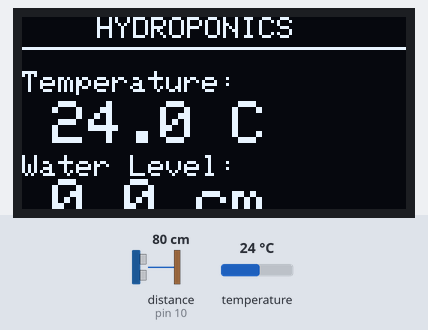
Bench run of a sketch on a simulated Arduino Uno, built with avr-gcc and run on an emulated ATmega328P. Shown: 128×64 one-colour display. Wiring (inferred from the names in the program): ultrasonic range finder: trigger pin 9; echo pin 10. Inputs (shaded band) come from the test bench; at power-on: distance to the obstacle (sensor on pin 10) 80 cm, temperature 24 °C. The echo pulse lasts 58.3 µs per cm; what the sketch prints to the serial monitor is not drawn.

Above: at 3.4 s.
3.5 s: distance to the obstacle (sensor on pin 10) set to 2 cm
At 5.3 s:
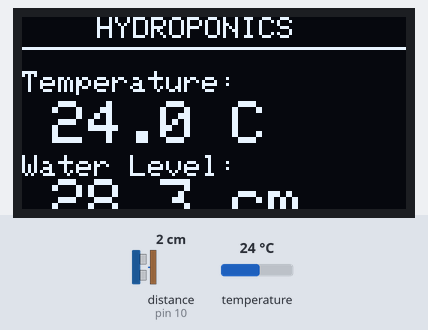
6.1 s: temperature set to 12 °C
At 7.8 s:
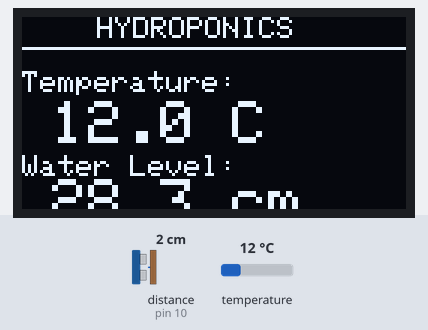
8.6 s: distance to the obstacle (sensor on pin 10) set to 4 cm
At 10.4 s:
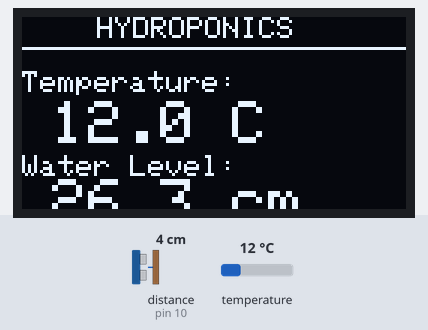
11.5 s: temperature set to 19 °C
At 12.9 s:
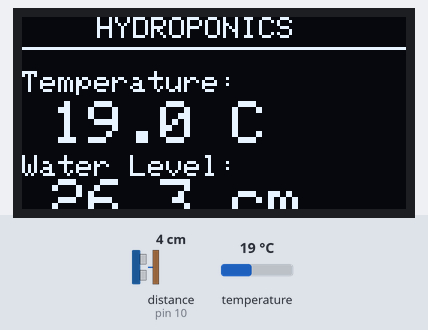
14.0 s: distance to the obstacle (sensor on pin 10) set to 9 cm
At 16.6 s:
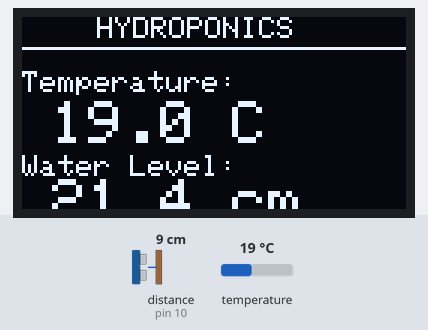
16.9 s: temperature set to 28 °C
At 18.0 s:
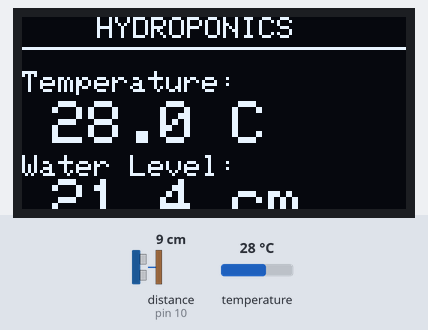
Timing chart, 0 to 19.9 s (numbered marks = the images above; inputs shaded):
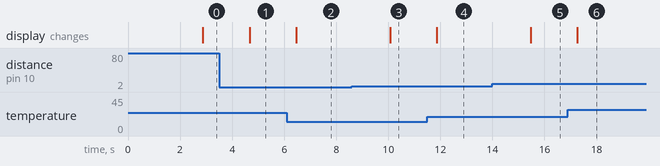

Measured:
- after the input at 3.5 s, the display: changes after 1.2 s (image 1)
- after the input at 6.1 s, the display: changes after 0.37 s (image 2)
- after the input at 8.6 s, the display: changes after 1.5 s (image 3)
- after the input at 11.5 s, the display: changes after 0.37 s (image 4)
- after the input at 14.0 s, the display: changes after 1.5 s (image 5)
- after the input at 16.9 s, the display: changes after 0.36 s (image 6)

The sketch:

Hydroponics_Sensors.ino
```cpp
/*
 * Hydroponics Monitoring System
 * Sensors: DS18B20 Temperature + HC-SR04 Ultrasonic
 * Display: 0.96" OLED (128x64)
 *
 * Required Libraries:
 * - OneWire by Paul Stoffregen
 * - DallasTemperature by Miles Burton
 * - Adafruit SSD1306
 * - Adafruit GFX Library
 */

#include <OneWire.h>
#include <DallasTemperature.h>
#include <Wire.h>
#include <Adafruit_GFX.h>
#include <Adafruit_SSD1306.h>

// Pin Definitions
#define ONE_WIRE_BUS 2      // DS18B20 Data pin
#define TRIG_PIN 9          // HC-SR04 Trigger pin
#define ECHO_PIN 10         // HC-SR04 Echo pin

// OLED Display settings
#define SCREEN_WIDTH 128
#define SCREEN_HEIGHT 64
#define OLED_RESET -1
Adafruit_SSD1306 display(SCREEN_WIDTH, SCREEN_HEIGHT, &Wire, OLED_RESET);

// Temperature sensor setup
OneWire oneWire(ONE_WIRE_BUS);
DallasTemperature sensors(&oneWire);

// Variables
float temperature = 0.0;
float waterLevel = 0.0;
const float TANK_HEIGHT = 30.0;  // Total tank height in cm (adjust to your tank)

void setup() {
  Serial.begin(9600);

  // Initialize DS18B20
  sensors.begin();

  // Initialize HC-SR04
  pinMode(TRIG_PIN, OUTPUT);
  pinMode(ECHO_PIN, INPUT);

  // Initialize OLED
  if(!display.begin(SSD1306_SWITCHCAPVCC, 0x3C)) {
    Serial.println(F("SSD1306 allocation failed"));
    for(;;);
  }

  display.clearDisplay();
  display.setTextColor(SSD1306_WHITE);

  // Display startup message
  display.setTextSize(1);
  display.setCursor(10, 25);
  display.println(F("Hydroponics"));
  display.setCursor(20, 35);
  display.println(F("Monitor v1.0"));
  display.display();
  delay(2000);
}

void loop() {
  // Read temperature
  sensors.requestTemperatures();
  temperature = sensors.getTempCByIndex(0);

  // Read water level
  waterLevel = getWaterLevel();

  // Display on OLED
  updateDisplay();

  // Print to Serial Monitor for debugging
  Serial.print("Temperature: ");
  Serial.print(temperature);
  Serial.print(" C | Water Level: ");
  Serial.print(waterLevel);
  Serial.println(" cm");

  delay(1000);  // Update every second
}

float getWaterLevel() {
  long duration;
  float distance;

  // Clear trigger
  digitalWrite(TRIG_PIN, LOW);
  delayMicroseconds(2);

  // Send pulse
  digitalWrite(TRIG_PIN, HIGH);
  delayMicroseconds(10);
  digitalWrite(TRIG_PIN, LOW);

  // Read echo
  duration = pulseIn(ECHO_PIN, HIGH);

  // Calculate distance in cm
  distance = duration * 0.034 / 2;

  // Convert to water level (distance from sensor to water surface)
  // Water level = Tank height - distance from sensor
  float level = TANK_HEIGHT - distance;

  // Ensure level is within valid range
  if (level < 0) level = 0;
  if (level > TANK_HEIGHT) level = TANK_HEIGHT;

  return level;
}

void updateDisplay() {
  display.clearDisplay();

  // Title
  display.setTextSize(1);
  display.setCursor(25, 0);
  display.println(F("HYDROPONICS"));

  // Draw separator line
  display.drawLine(0, 10, 128, 10, SSD1306_WHITE);

  // Temperature
  display.setTextSize(1);
  display.setCursor(0, 18);
  display.println(F("Temperature:"));
  display.setTextSize(2);
  display.setCursor(10, 28);
  display.print(temperature, 1);
  display.print(F(" C"));

  // Water Level
  display.setTextSize(1);
  display.setCursor(0, 46);
  display.println(F("Water Level:"));
  display.setTextSize(2);
  display.setCursor(10, 54);
  display.print(waterLevel, 1);
  display.print(F(" cm"));

  display.display();
}
```
